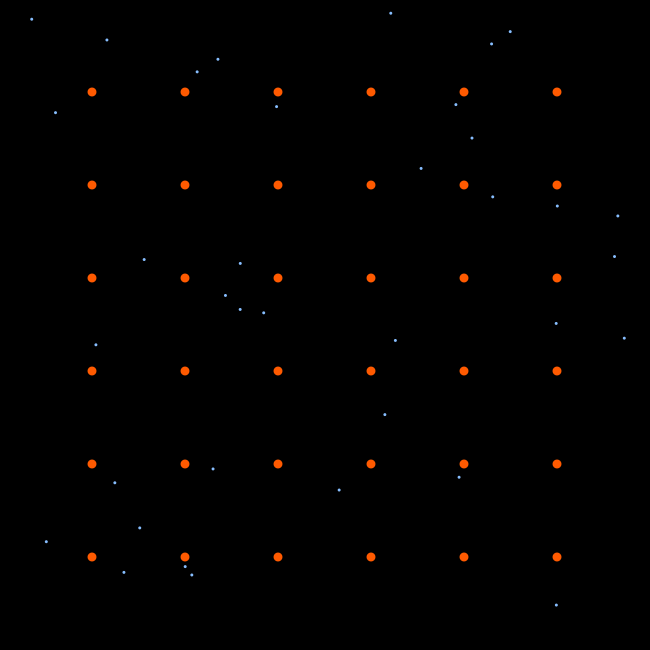
Frame 1 (no input)
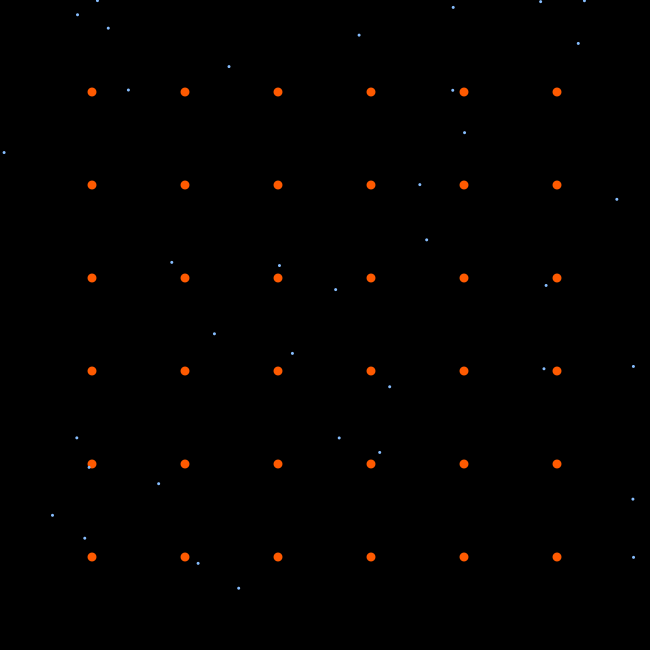
Frame 60 (the mouse pressed at the canvas centre just before this capture)
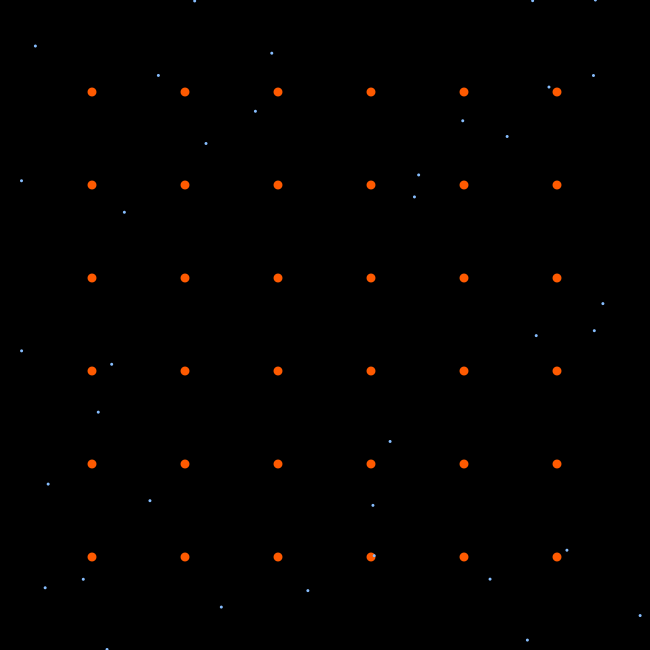
Frame 120 (the mouse held since frame 60 and released just before this capture)

The Processing sketch that drew these frames (run headless with seeded random() and noise(); from frame 60 on, the mouse is pressed at the canvas centre):

// Processing sketch: central_force_pinball
// ── central_force_pinball.pde
//has damping to make things more tolerable
//runge-kutta integration, energy _not_ conserved
int nume=36;
//make sure number of nuclei is a perfect square
//rp is square root of number of nuclei
int rp=6;
//z is number of protons per nucleus
float z=1;
float d=3;
float K=100;
float kd=.05;
//damping coefficient

float[][] px= new float[rp][rp];
float[][] py= new float[rp][rp];
float[] ex= new float[nume];
float[] ey= new float[nume];
float[] vx= new float[nume];
float[] vy= new float[nume];
float[] ax= new float[nume];
float[] ay= new float[nume];
float[] axe= new float[nume];
float[] aye= new float[nume];


void setup() 
{
  size(650, 650);
  for(int j=0; j<rp; j++) {
    for(int i=0; i<rp; i++) {
      px[i][j]=(i+1)*width/(rp+1);
      py[i][j]=(j+1)*height/(rp+1);
    }
  }
  
  for(int i=0; i<nume; i++) {
    ex[i] = random(0,width);
    ey[i] = random(0,height);
    vx[i] = random(-1,1);
    vy[i] = random(-1,1);
  }
  frameRate(50);
  ellipseMode(CENTER);
  smooth();
  noStroke();
}

void draw() 
{
  background(0);
  fill(255,90,0);
  for(int j=0; j<rp; j++) {
    for(int i=0; i<rp; i++) {
      ellipse(px[i][j],py[i][j],3*d,3*d);
    }
  }
  
  for(int i=0; i<nume; i++) {
    //initialize accelerations
    ax[i]=0;
    ay[i]=0;
    axe[i]=0;
    aye[i]=0;
    //electron-nuclei interactions
    for(int j=0; j<rp; j++) {
      for(int k=0; k<rp; k++) {
        ax[i]=ax[i]-z*K*(ex[i]-px[k][j])/pow(dist(ex[i],ey[i],px[k][j],py[k][j]),3);
        ay[i]=ay[i]-z*K*(ey[i]-py[k][j])/pow(dist(ex[i],ey[i],px[k][j],py[k][j]),3);
      }
    }
    //electron-electron interactions
      for(int j=0; j<nume; j++) {
        if(j!=i) {
          axe[i]=axe[i]+K*(ex[i]-ex[j])/pow(dist(ex[i],ey[i],ex[j],ey[j]),3);
          aye[i]=aye[i]+K*(ey[i]-ey[j])/pow(dist(ex[i],ey[i],ex[j],ey[j]),3);
        }
      }
      
    vx[i] = vx[i]+ax[i]+axe[i]-kd*vx[i];
    vy[i] = vy[i]+ay[i]+aye[i]-kd*vy[i];
    //damping with last term in each sum
    ex[i] += vx[i];
    ey[i] += vy[i];
    
    //looping and slowing (necessary but not realistic)
    if((ex[i]>width) || (ex[i]<0) || (ey[i]>height) || (ey[i]<0)) {
      vx[i]=vx[i]/2;
      vy[i]=vy[i]/2;
    }
    if(ex[i]>width) {
      ex[i]=ex[i]-width;
    }
    if(ex[i]<0) {
      ex[i]=ex[i]+width;
    }
    if(ey[i]>height) {
      ey[i]=ey[i]-height;
    }
    if(ey[i]<0) {
      ey[i]=ey[i]+height;
    }
    
    fill(135,190,255);
    ellipse(ex[i],ey[i],d,d);
  }
}
